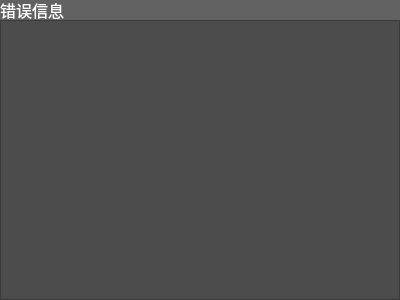
<?xml version="1.0" encoding="UTF-8"?>
<ui version="4.0">
 <class>ErrorWgt</class>
 <widget class="QWidget" name="ErrorWgt">
  <property name="geometry">
   <rect>
    <x>0</x>
    <y>0</y>
    <width>400</width>
    <height>300</height>
   </rect>
  </property>
  <property name="windowTitle">
   <string>Form</string>
  </property>
  <property name="styleSheet">
   <string notr="true">background-color: rgb(76, 76, 76);
color: rgb(255, 255, 255);</string>
  </property>
  <layout class="QVBoxLayout" name="verticalLayout">
   <property name="spacing">
    <number>0</number>
   </property>
   <property name="leftMargin">
    <number>0</number>
   </property>
   <property name="topMargin">
    <number>0</number>
   </property>
   <property name="rightMargin">
    <number>0</number>
   </property>
   <property name="bottomMargin">
    <number>0</number>
   </property>
   <item>
    <widget class="QLabel" name="label">
     <property name="minimumSize">
      <size>
       <width>0</width>
       <height>20</height>
      </size>
     </property>
     <property name="maximumSize">
      <size>
       <width>16777215</width>
       <height>20</height>
      </size>
     </property>
     <property name="font">
      <font>
       <pointsize>12</pointsize>
      </font>
     </property>
     <property name="styleSheet">
      <string notr="true">background-color: rgb(98, 98, 98);
color: rgb(255, 255, 255);</string>
     </property>
     <property name="text">
      <string>错误信息</string>
     </property>
    </widget>
   </item>
   <item>
    <widget class="QTextBrowser" name="textBrowser"/>
   </item>
  </layout>
 </widget>
 <resources/>
 <connections/>
</ui>
